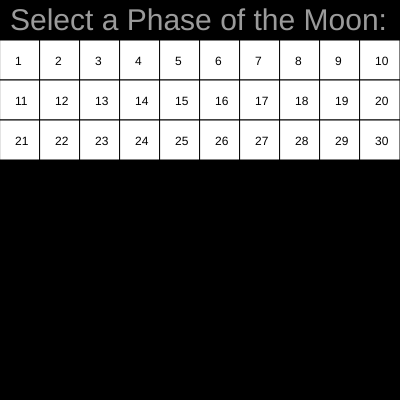
Frame 1 (no input)
Frame 60 (no input): identical to frame 1, image omitted
Frame 120 (the mouse pressed at the canvas centre since frame 60): identical to frame 1, image omitted

The p5.js sketch that drew this single still picture (run headless with seeded random() and noise() and a simulated clock; from frame 60 on, the mouse is pressed at the canvas centre):

// p5.js sketch
// ── sketch.js
function setup() 
{
  createCanvas(400, 400);
}

let moon = 0;
let highlighted = (255, 255, 255);
let selected = false;
let showMoon = false;

function draw() 
{
  background(0);
  if (!showMoon)
  {
    phaseSelector();
  }
  if (moon > 0 && moon < 31)
  {
    showMoon = true;
    drawMoon(moon);
  }
}

function drawMoon(phase) 
{
  let moonDiameter = 300;
  let centerX = width / 2;
  let centerY = height / 2;

  if (phase == 1 || phase == 30)
  {
    fill(0);
    circle(centerX, centerY, moonDiameter);
    push();
    fill(155);
    textSize(30);
    text("New Moon", width/3, 385);
    pop();
  }
  else if (phase > 1 && phase < 8)
  {
    fill(255, 255, 200);
    circle(centerX, centerY, moonDiameter);
    fill(0);
    circle(centerX - ((25+phase)*phase), centerY, moonDiameter + (5*phase * phase));
    push();
    fill(155);
    textSize(30);
    text("Waxing Crescent", width/4, 385);
    pop(); 
  }
  else if (phase == 8)
  {
    fill(255, 255, 200);
    circle(centerX, centerY, moonDiameter);
    fill(0);

    beginShape();
    vertex(centerX, centerY + moonDiameter);
    vertex(centerX, centerY - moonDiameter);
    bezierVertex(centerX, centerY - moonDiameter, centerX - 2*moonDiameter, centerY, centerX, centerY + moonDiameter);
    endShape(CLOSE);
    push();
    fill(155);
    textSize(30);
    text("1st Quarter", width/3, 385);
    pop();
  }
  else if (phase > 8 && phase < 16)
  {
    let growth = phase/2;
    fill(255, 255, 200);
    circle(centerX, centerY, moonDiameter);
    fill(0);
    beginShape();
    vertex(centerX -phase, centerY - moonDiameter/2);
    bezierVertex(centerX - phase, centerY - moonDiameter/2, centerX - phase*phase, centerY, centerX - growth*phase, centerY + moonDiameter/2);
    vertex(centerX - phase, centerY + moonDiameter/2);
    bezierVertex(centerX - phase, centerY + 3*moonDiameter/4, centerX - 2*moonDiameter, centerY, centerX - growth*phase, centerY - 3*moonDiameter/4);
    endShape(CLOSE);
    push();
    fill(155);
    textSize(30);
    text("Waxing Gibbous", width/4, 385);
    pop();
  }
  else if (phase == 16)
  {
    fill(255, 255, 200);
    circle(centerX, centerY, moonDiameter);
    push();
    fill(155);
    textSize(30);
    text("Full Moon", width/3, 385);
    pop();
  }
  else if (phase > 16 && phase < 23)
  {
    let growth = 14;
    for(let c = 14; c < phase; c++)
    {
      growth--;
    }
    fill(255, 255, 200);
    circle(centerX, centerY, moonDiameter);
    fill(0);
    beginShape();
    vertex(centerX + growth/2, centerY - moonDiameter/2);
    bezierVertex(centerX + growth/2, centerY - moonDiameter/2, centerX + 2*growth*growth, centerY, centerX + 4*growth, centerY + moonDiameter/2);
    vertex(centerX + growth/2, centerY + moonDiameter/2);
    bezierVertex(centerX + growth/2, centerY + 3*moonDiameter/4, centerX + 2*moonDiameter, centerY, centerX + growth*4, centerY - 3*moonDiameter/4);
    endShape(CLOSE);
    push();
    fill(155);
    textSize(30);
    text("Waning Gibbous", width/4, 385);
    pop();
    
  }
  else if (phase == 23)
  {
    fill(255, 255, 200);
    circle(centerX, centerY, moonDiameter);
    fill(0);

    beginShape();
    vertex(centerX, centerY + moonDiameter);
    vertex(centerX, centerY - moonDiameter);
    bezierVertex(centerX, centerY - moonDiameter, centerX + 2*moonDiameter, centerY, centerX, centerY + moonDiameter);
    endShape(CLOSE);
    push();
    fill(155);
    textSize(30);
    text("3rd Quarter", width/3, 385);
    pop();
  }
  else if (phase > 23 && phase < 30)
  {
    let growth = 2;
    for (let c = 23; c < phase; c++)
    {
      growth += 1.5;
    }
    fill(255, 255, 200);
    circle(centerX, centerY, moonDiameter);
    fill(0);
    beginShape();
    vertex(centerX, centerY + 3 * moonDiameter/4);
    bezierVertex(centerX, centerY + 3* moonDiameter/4, centerX - phase*growth, centerY, + centerX, centerY - 3 * moonDiameter/4);
    vertex(centerX, centerY - 3*moonDiameter/4);
    bezierVertex(centerX , centerY - 3*moonDiameter/4, centerX + 2*moonDiameter, centerY, centerX, centerY + 3*moonDiameter/4);
    endShape(CLOSE);
    push();
    fill(155);
    textSize(30);
    text("Waning Crescent", width/4, 385);
    pop();
  }

  fill(155);
  square(0, 360, 40);
  fill(0);
  text("Prev", 10, 380);
  fill(155);
  square(360, 360, 40);
  fill(0);
  text("Next", 370, 380);

  push();
  fill(155);
  textSize(30);
  text("Phase " + phase, width/4, 30);
  pop();
}

function phaseSelector()
{
  push();
  textSize(30);
  fill(155);
  text("Select a Phase of the Moon:", 10, 30);
  pop();
  
  for(let ph = 1; ph < 31; ph++)
  {

    if (ph < 11)
    {
      if (mouseX > ((40 * ph)- 40) && mouseX < (40 * ph) && mouseY > 40 && mouseY < 80)
      {
        highlighted = color(255, 0, 0);
        if (selected)
        {
          highlighted = color(0, 0, 255);
        }
      }
      else
      {
        highlighted = color(255, 255, 255);
      }
      fill(highlighted);
      square((40 * ph - 40), 40, 40);
      fill(0, 0, 0);
      text(ph, 40 * ph - 25, 65);
    }
    else if (ph < 21)
    {
      if (mouseX > ((40 * (ph - 10)) - 40) && mouseX < (40 * (ph - 10)) && mouseY > 80 && mouseY < 120)
      {
        highlighted = color(255, 0, 0);
        if (selected)
        {
          highlighted = color(0, 0, 255);
        }
      }
      else
      {
        highlighted = color(255, 255, 255);
      }
      fill(highlighted);
      square((40 * (ph - 10) - 40), 80, 40);
      fill(0, 0, 0);
      text(ph, 40 * (ph - 10) - 25, 105);
    }
    else
    {
      if (mouseX > ((40 * (ph - 20)) - 40) && mouseX < (40 * (ph - 20)) && mouseY > 120 && mouseY < 160)
      {
        highlighted = color(255, 0, 0);
        if (selected)
        {
          highlighted = color(0, 0, 255);
        }
      }
      else
      {
        highlighted = color(255, 255, 255);
      }
      fill(highlighted);
      square((40 * (ph - 20) - 40), 120, 40);
      fill(0,0,0);
      text(ph, 40 * (ph - 20) - 25, 145);
    }
  }
  highlighted = (255, 255, 255);
  fill(highlighted);
}

function mousePressed()
{
  let anotherPhase = 0;
  if (mouseY > 40 && mouseY < 80)
  {
    moon = floor(1 + (mouseX / 40));
    selected = true;
  }
  else if (mouseY > 80 && mouseY < 120)
  {
    moon = 11 + floor(mouseX / 40);
    selected = true;
  }
  else if (mouseY > 120 && mouseY < 160)
  {
    moon = floor(21 + (mouseX / 40));
    selected = true;
  }
  else
  {
    selected = false;
  }

  if (anotherPhase == 0 && showMoon && (mouseX < 40 || (mouseX < 400 && mouseX > 360)) && (mouseY > 360 && mouseY < 400))
  {
    if (mouseX < 40)
    {
      anotherPhase = moon - 1;
      moon--;
      if (anotherPhase != 0)
      {drawMoon(anotherPhase);}
      else
      {
        showMoon = false;
        moon = 0;
      }
    }
    else if (mouseX < 400 && mouseX > 360)
    {
      anotherPhase = moon + 1;
      moon++;
      if (anotherPhase <= 30)
      {drawMoon(anotherPhase);}
      else
      {showMoon = false;
      moon = 0;}
    }
  }
  if (showMoon && anotherPhase == 0)
  {
    showMoon = false;
    moon = 0;
  }

  return false;
}

function mouseReleased()
{
  selected = false;
}
